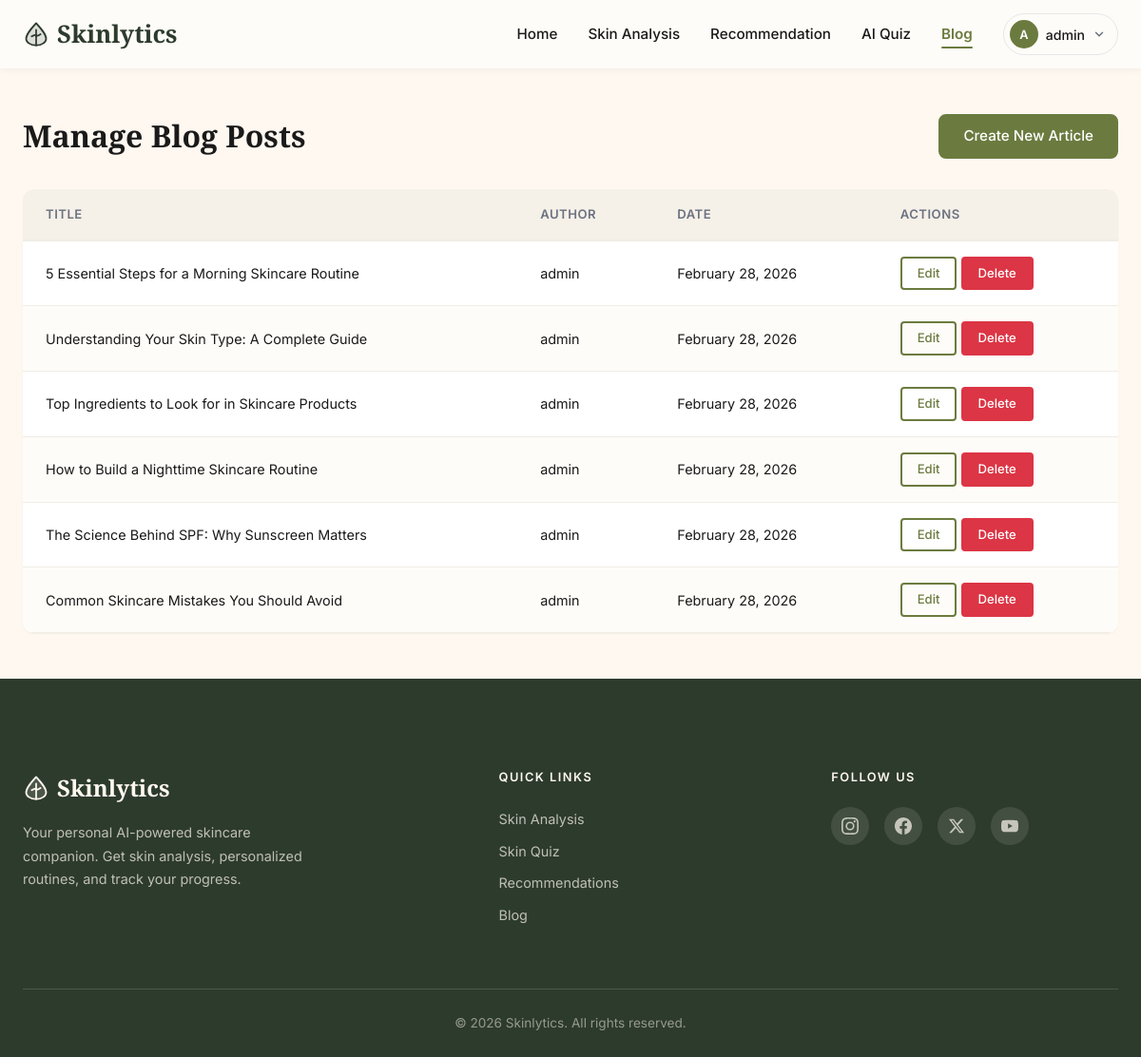
Page /blog/admin (signed in) on the committed database.
### app/models.py (models this page shows, shortened)
class User(UserMixin, db.Model):
    __tablename__ = 'users'
    id = db.Column(db.Integer, primary_key=True)
    username = db.Column(db.String(80), unique=True, nullable=False)
    email = db.Column(db.String(120), unique=True, nullable=False)
    password_hash = db.Column(db.String(256), nullable=False)
    is_admin = db.Column(db.Boolean, default=False)
    created_at = db.Column(db.DateTime, default=datetime.utcnow)
    analyses = db.relationship('Analysis', backref='user', lazy=True)
    quiz_results = db.relationship('QuizResult', backref='user', lazy=True)
    blog_posts = db.relationship('BlogPost', backref='author', lazy=True)

class BlogPost(db.Model):
    __tablename__ = 'blog_posts'
    id = db.Column(db.Integer, primary_key=True)
    title = db.Column(db.String(200), nullable=False)
    content = db.Column(db.Text, nullable=False)
    featured_image = db.Column(db.String(256), nullable=True)
    author_id = db.Column(db.Integer, db.ForeignKey('users.id'), nullable=False)
    created_at = db.Column(db.DateTime, default=datetime.utcnow)
    updated_at = db.Column(db.DateTime, default=datetime.utcnow, onupdate=datetime.utcnow)

### app/blog/routes.py (the view)
@bp.route('/admin')
@login_required
def admin_list():
    if not current_user.is_admin:
        abort(403)
    posts = BlogPost.query.order_by(BlogPost.created_at.desc()).all()
    return render_template('blog/admin/list.html', posts=posts)

### app/templates/blog/admin/list.html (shortened to what this page needs)
{% extends 'base.html' %}
{% block content %}
<div class="admin-page">
    <div class="container">
        <div class="admin-header">
            <h1>Manage Blog Posts</h1>
            <a href="{{ url_for('blog.admin_create') }}" class="btn btn-primary">Create New Article</a>
        </div>
        {% if posts %}
        <table class="admin-table">
            <thead>
                <tr>
                    <th>Title</th>
                    <th>Author</th>
                    <th>Date</th>
                    <th>Actions</th>
                </tr>
            </thead>
            <tbody>
                {% for post in posts %}
                <tr>
                    <td>{{ post.title }}</td>
                    <td>{{ post.author.username }}</td>
                    <td>{{ post.created_at.strftime('%B %d, %Y') }}</td>
                    <td>
                        <a href="{{ url_for('blog.admin_edit', post_id=post.id) }}" class="btn btn-sm btn-outline">Edit</a>
                        <form method="POST" action="{{ url_for('blog.admin_delete', post_id=post.id) }}" style="display:inline">
                            <button type="submit" class="btn btn-sm btn-danger" onclick="return confirm('Delete this article?')">Delete</button>
                        </form>
                    </td>
                </tr>
                {% endfor %}
            </tbody>
        </table>
        {% else %}
        <div class="empty-state">
            <p>No articles yet.</p>
        </div>
        {% endif %}
    </div>
</div>
{% endblock %}

### app/templates/base.html (shortened to what this page needs)
<!DOCTYPE html>
<html lang="en">
<head>
    <link rel="stylesheet" href="{{ url_for('static', filename='css/style.css') }}">
</head>
<body>
    <nav class="navbar">
        <div class="container">
            <a href="{{ url_for('main.home') }}" class="navbar-logo">
                Skinlytics
            </a>
            <div class="nav-menu" id="navbarMenu">
                <ul class="nav-links">
                    <li><a href="{{ url_for('main.home') }}" class="nav-link">Home</a></li>
                    {% if current_user.is_authenticated %}
                    <li><a href="{{ url_for('scan.index') }}" class="nav-link">Skin Analysis</a></li>
                    {% endif %}
                    <li><a href="{{ url_for('recommendation.index') }}" class="nav-link">Recommendation</a></li>
                    {% if current_user.is_authenticated %}
                    <li><a href="{{ url_for('quiz.index') }}" class="nav-link">AI Quiz</a></li>
                    {% endif %}
                    <li><a href="{{ url_for('blog.index') }}" class="nav-link">Blog</a></li>
                </ul>
                <div class="nav-auth">
                    {% if current_user.is_authenticated %}
                        <div class="user-dropdown" id="userDropdown">
                            <button class="user-dropdown-trigger" id="userDropdownTrigger" type="button">
                                <span class="user-initial">{{ current_user.username[0] | upper }}</span>
                                <span class="user-dropdown-name">{{ current_user.username }}</span>
                                <svg class="dropdown-chevron" width="14" height="14" viewBox="0 0 24 24" fill="none" stroke="currentColor" stroke-width="2.5" stroke-linecap="round" stroke-linejoin="round"><polyline points="6 9 12 15 18 9"/></svg>
                            </button>
                        </div>
                    {% else %}
                        <a href="{{ url_for('auth.login') }}" class="btn btn-outline btn-sm">Login</a>
                        <a href="{{ url_for('auth.register') }}" class="btn btn-primary btn-sm">Register</a>
                    {% endif %}
                </div>
            </div>
        </div>
    </nav>
    <main class="main-content">
        {% block content %}{% endblock %}
    </main>
    <footer class="footer">
        <div class="container">
            <div class="footer-grid">
                <div class="footer-brand">
                    <a href="{{ url_for('main.home') }}" class="footer-logo">
                        Skinlytics
                    </a>
                    <p>
                        Your personal AI-powered skincare companion. Get skin analysis, personalized routines, and track your progress.
                    </p>
                </div>
                <div class="footer-col">
                    <h4 class="footer-heading">Quick Links</h4>
                    <ul class="footer-links">
                        <li><a href="{{ url_for('scan.index') }}">Skin Analysis</a></li>
                        <li><a href="{{ url_for('quiz.index') }}">Skin Quiz</a></li>
                        <li><a href="{{ url_for('recommendation.index') }}">Recommendations</a></li>
                        <li><a href="{{ url_for('blog.index') }}">Blog</a></li>
                    </ul>
                </div>
                <div class="footer-col">
                    <h4 class="footer-heading">Follow Us</h4>
                    <div class="footer-socials">
                        <a href="#" class="social-link" aria-label="Instagram">
                        </a>
                        <a href="#" class="social-link" aria-label="Facebook">
                        </a>
                        <a href="#" class="social-link" aria-label="Twitter">
                            <svg width="18" height="18" viewBox="0 0 24 24" fill="currentColor"><path d="M18.244 2.25h3.308l-7.227 8.26 8.502 11.24H16.17l-5.214-6.817L4.99 21.75H1.68l7.73-8.835L1.254 2.25H8.08l4.713 6.231zm-1.161 17.52h1.833L7.084 4.126H5.117z"/></svg>
                        </a>
                        <a href="#" class="social-link" aria-label="YouTube">
                        </a>
                    </div>
                </div>
            </div>
            <div class="footer-bottom">
                <p>&copy; 2026 Skinlytics. All rights reserved.</p>
            </div>
        </div>
    </footer>
</body>
</html>

### rows in the picture
User: username "A", username "admin"
BlogPost: title "5 Essential Steps for a Morning Skincare Routine", author.username "admin", created_at "February 28, 2026"
BlogPost: title "Understanding Your Skin Type: A Complete Guide", author.username "admin", created_at "February 28, 2026"
BlogPost: title "Top Ingredients to Look for in Skincare Products", author.username "admin", created_at "February 28, 2026"
BlogPost: title "How to Build a Nighttime Skincare Routine", author.username "admin", created_at "February 28, 2026"
BlogPost: title "The Science Behind SPF: Why Sunscreen Matters", author.username "admin", created_at "February 28, 2026"
BlogPost: title "Common Skincare Mistakes You Should Avoid", author.username "admin", created_at "February 28, 2026"
